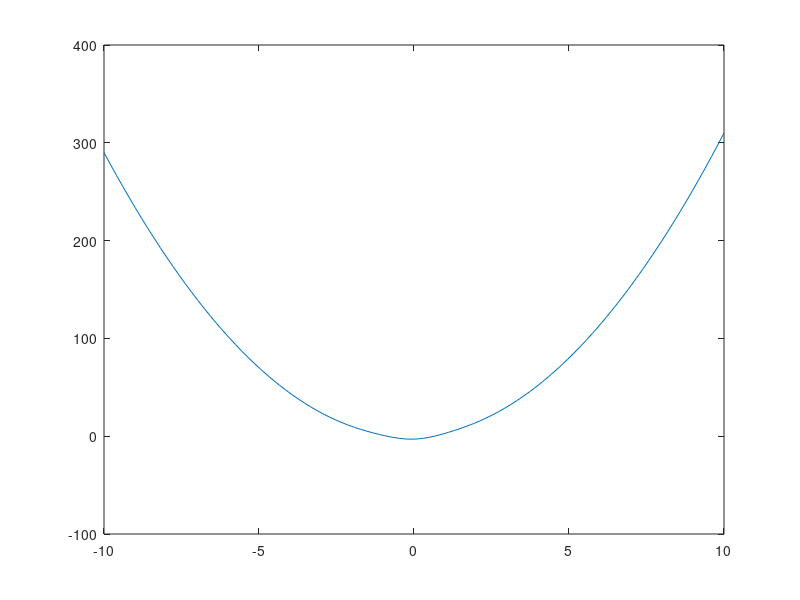

This figure's MATLAB source: (Note: this script raises an error after producing the figure.)
%% D1

p = [1 -18 23 1266 -8424 15552];
roots(p);

polyval(p,4);

%Klar

%% D2

y = [-7 4 6 7];
z = (poly(y)) %Polynomet
k = @(x) z(1)*x.^4 + z(2)*x.^3 + z(3)*x.^2 + z(4)*x + z(5);

fplot(k,[-50 50])

%Klar

%% D3

x = linspace(-100,100,1000);
y = @(x) 4*cos(2*x) + 3*exp(-0.2*x);
plot(x, y(x))
axis([0 4 -2 6])

integral(y,1.1,3.2)

%Klar

%% D4

g = @(x) (cos(exp(x)))./(1-x);
x = linspace(2,3);

plot(x,g(x))
axis([1 4 -2 10]);

lokmin = fminbnd(g,2,3)
g(lokmin)
grid on

%Klar

%% D5 
x = linspace(-10,10);

h = @(x) 3*x.^2 + x - 3*exp(-x.^2)
y = h(x)
plot(x, h(x))

min = fminbnd(h,-1,1)
minstavarde = h(min)
noll1 = fzero(h,-1)
nollstalle1 = h(noll1)
noll2 = fzero(h,1)
nollstalle2 = h(noll2)

%Klar

%% D6
v = [4 4 4 4 4 4 4];

D1 = diag(v,1);
D2 = diag(v,-1);
M = eye(8)*5;

Z = M + D1 + D2

d = det(Z);

%Klar

%% D7

m = complexmat(5, -2+i, 1-i)

%Klar

